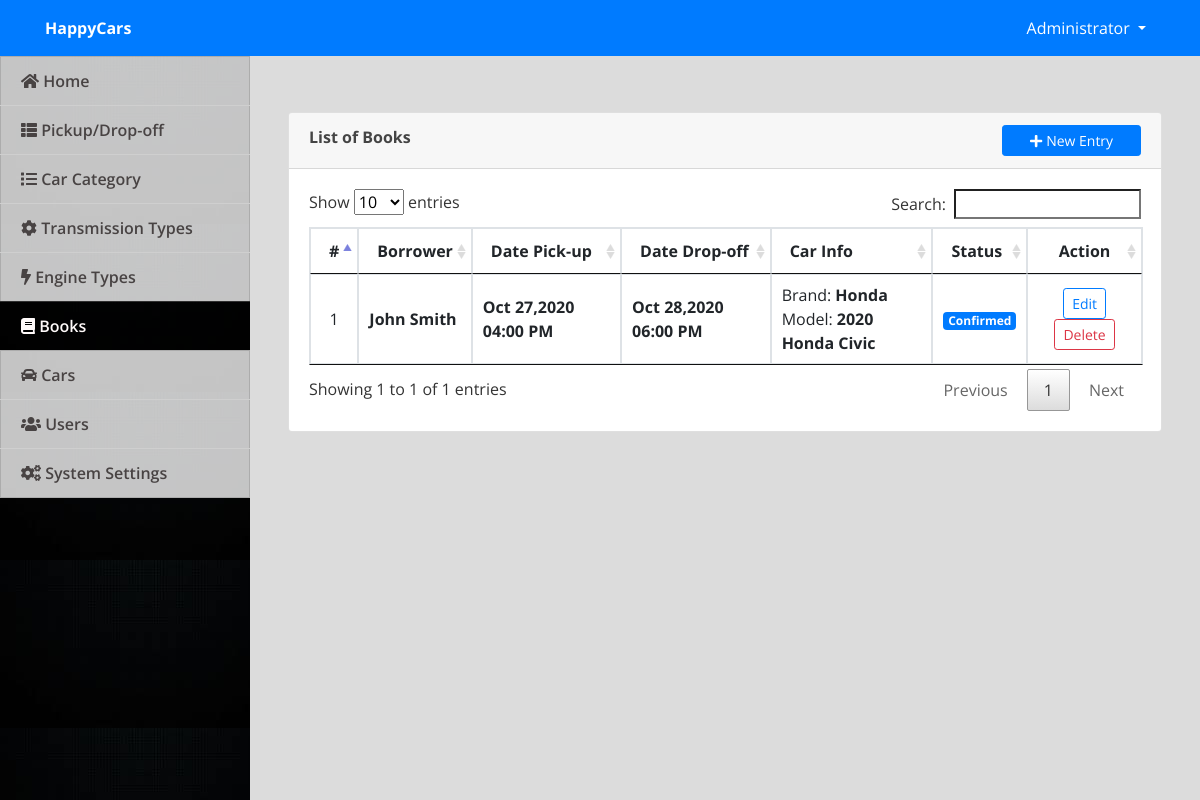
/admin/index.php?page=books (signed in), run on the app's committed database.
### tables this page shows
CREATE TABLE `books` (
  `id` int(30) NOT NULL,
  `car_id` int(30) NOT NULL,
  `pickup_datetime` datetime NOT NULL,
  `dropoff_datetime` datetime NOT NULL,
  `car_registration_no` varchar(200) NOT NULL,
  `car_plate_no` varchar(200) NOT NULL,
  `name` text NOT NULL,
  `email` varchar(200) NOT NULL,
  `contact` varchar(20) NOT NULL,
  `address` text NOT NULL,
  `status` tinyint(1) NOT NULL DEFAULT 1 COMMENT '0= cancelled,1=Pending , 2= confirmed'
);

CREATE TABLE `cars` (
  `id` int(30) NOT NULL,
  `model` varchar(200) NOT NULL,
  `brand` varchar(200) NOT NULL,
  `transmission_id` int(30) NOT NULL,
  `category_id` int(30) NOT NULL,
  `engine_id` int(30) NOT NULL,
  `description` text NOT NULL,
  `price` float NOT NULL,
  `qty` int(30) NOT NULL,
  `img_path` text NOT NULL
);

### admin/books.php (the view, shortened to what this page needs)
<?php include('db_connect.php');?>
<div class="container-fluid">
	<div class="col-lg-12">
		<div class="row">
			<div class="col-md-12">
				<div class="card">
					<div class="card-header">
						<b>List of Books</b>
						<span class="float:right"><a class="btn btn-primary btn-block btn-sm col-sm-2 float-right" href="javascript:void(0)" id="new_book">
					<i class="fa fa-plus"></i> New Entry
				</a></span>
					</div>
					<div class="card-body">
						<table class="table table-condensed table-bordered table-hover">
							<thead>
								<tr>
									<th class="text-center">#</th>
									<th class="">Borrower</th>
									<th class="">Date Pick-up</th>
									<th class="">Date Drop-off</th>
									<th class="">Car Info</th>
									<th class="">Status</th>
									<th class="text-center">Action</th>
								</tr>
							</thead>
							<tbody>
								<?php
								$i = 1;
								$books = $conn->query("SELECT b.*,c.model,c.brand,c.transmission_id,c.engine_id FROM books b inner join cars c on c.id = b.car_id ");
								while($row=$books->fetch_assoc()):
								?>
								<tr>
									<td class="text-center"><?php echo $i++ ?></td>
									<td class="">
										 <p> <b><?php echo ucwords($row['name']) ?></b></p>
									</td>
									<td class="">
										 <p> <b><?php echo date("M d,Y h:i A",strtotime($row['pickup_datetime'])) ?></b></p>
									</td>
									<td class="">
										 <p> <b><?php echo date("M d,Y h:i A",strtotime($row['dropoff_datetime'])) ?></b></p>
									</td>
									<td>
										 <p>Brand: <b><?php echo ucwords($row['brand']) ?></b></p>
										 <p>Model: <b><?php echo ucwords($row['model']) ?></b></p>
									</td>
									<td>
										<?php if($row['status'] == 1): ?>
										<span class="badge badge-secondary">Pending</span>
										<?php elseif($row['status'] == 2): ?>
										<span class="badge badge-primary">Confirmed</span>
										<?php else: ?>
										<span class="badge badge-danger">Canceled</span>
										<?php endif; ?>
									</td>
									<td class="text-center">
										<button class="btn btn-sm btn-outline-primary edit_book" type="button" data-id="<?php echo $row['id'] ?>" >Edit</button>
										<button class="btn btn-sm btn-outline-danger delete_book" type="button" data-id="<?php echo $row['id'] ?>">Delete</button>
									</td>
								</tr>
								<?php endwhile; ?>
							</tbody>
						</table>
					</div>
				</div>
			</div>
		</div>
	</div>
</div>

### admin/assets/css/style.css (style rules this page uses)
body { font-family: "Open Sans", sans-serif; color: #444444; width: 100%; height: calc(100%); }
a { color: #1977cc; }

### admin/index.php (style rules this page uses)
body { background: #80808045; }

### admin/books.php (style rules this page uses)
td { vertical-align: middle !important; }
td p { margin: unset }

### data on the page
books: name "John Smith", pickup_datetime "Oct 27,2020 04:00 PM", dropoff_datetime "Oct 28,2020 06:00 PM", car.brand "Honda", car.model "2020 Honda Civic", status "Confirmed"

### other printed values
$_SESSION['system']['name'] "HappyCars"
$_SESSION['login_name'] "Administrator"
